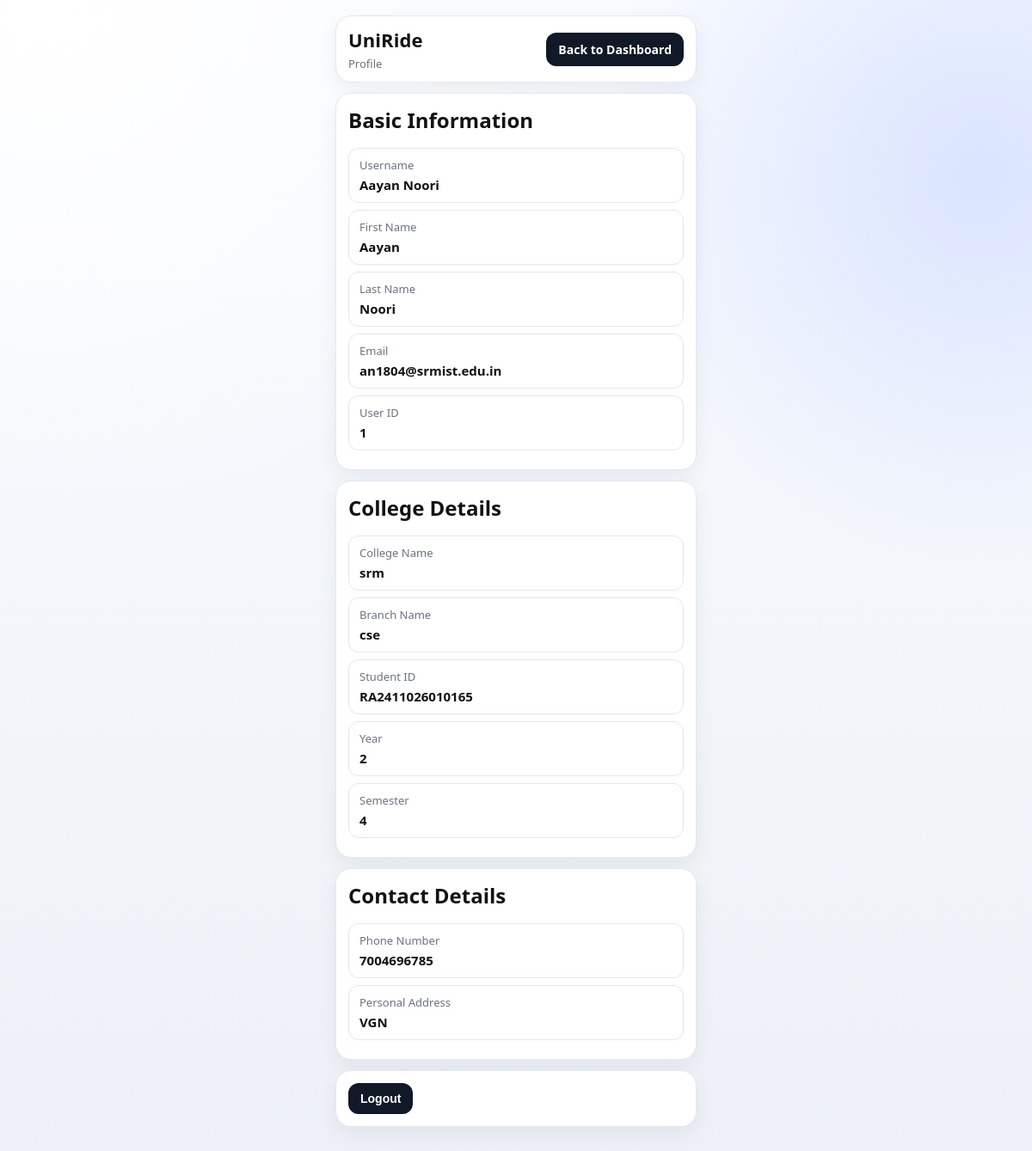
/profile/ (signed in), run on the app's committed database.
### home/models.py (models this page shows)
class Account(models.Model):
    user = models.OneToOneField(User, on_delete=models.CASCADE)
    college_name = models.CharField(max_length=150)
    branch_name = models.CharField(max_length=100)
    student_id = models.CharField(max_length=50)
    year = models.IntegerField(null=True)
    sem = models.IntegerField(null=True)
    phone_number = models.IntegerField(null=True)
    personal_address = models.CharField(max_length=255)
    class Meta:
        db_table = "home_account"

### home/views.py (the view)
# urls.py: path('profile/',profile,name='profile'),
@login_required
def profile(request):
    user_account = request.user.account
    context = {
        'user': request.user,
        'account': user_account
    }
    return render(request,'profile.html',context=context)

### home/templates/profile.html (shortened to what this page needs)
{% load static %}
<!DOCTYPE html>
<html lang="en">
<head>
    <link rel="stylesheet" href="{% static 'home/style.css' %}">
</head>
<body>
    <div class="topbar">
        <div>
            <div class="brand">UniRide</div>
            <div class="welcome">Profile</div>
        </div>
        <a href="{% url 'dashboard' %}" class="btn-link">Back to Dashboard</a>
    </div>
    <div class="profile-section">
        <h2>Basic Information</h2>
        <div class="profile-row"><div class="profile-key">Username</div><div class="profile-value">{{ user.username }}</div></div>
        <div class="profile-row"><div class="profile-key">First Name</div><div class="profile-value">{{ user.first_name }}</div></div>
        <div class="profile-row"><div class="profile-key">Last Name</div><div class="profile-value">{{ user.last_name }}</div></div>
        <div class="profile-row"><div class="profile-key">Email</div><div class="profile-value">{{ user.email }}</div></div>
        <div class="profile-row"><div class="profile-key">User ID</div><div class="profile-value">{{ user.id }}</div></div>
    </div>
    <div class="profile-section">
        <h2>College Details</h2>
        <div class="profile-row"><div class="profile-key">College Name</div><div class="profile-value">{{ account.college_name }}</div></div>
        <div class="profile-row"><div class="profile-key">Branch Name</div><div class="profile-value">{{ account.branch_name }}</div></div>
        <div class="profile-row"><div class="profile-key">Student ID</div><div class="profile-value">{{ account.student_id }}</div></div>
        <div class="profile-row"><div class="profile-key">Year</div><div class="profile-value">{{ account.year }}</div></div>
        <div class="profile-row"><div class="profile-key">Semester</div><div class="profile-value">{{ account.sem }}</div></div>
    </div>
    <div class="profile-section">
        <h2>Contact Details</h2>
        <div class="profile-row"><div class="profile-key">Phone Number</div><div class="profile-value">{{ account.phone_number }}</div></div>
        <div class="profile-row"><div class="profile-key">Personal Address</div><div class="profile-value">{{ account.personal_address }}</div></div>
    </div>
    <form method="post" action="{% url 'logout' %}" class="profile-section">
        <button type="submit">Logout</button>
    </form>
</body>
</html>

### home/static/home/style.css (style rules this page uses)
:root { --bg: #edf1f7; --surface: #ffffff; --text: #121212; --muted: #6b7280; --line: #e2e8f0; --brand: #111827; --accent: #ffd24c; --phone-width: 420px; }
* { box-sizing: border-box; }
body { margin: 0; min-height: 100vh; padding: 18px 12px 30px; font-family: "Segoe UI", Tahoma, sans-serif; background: radial-gradient(circle at 5% 0%, #ffffff 0%, transparent 36%), radial-gradient(circle at 95% 15%, #d9e4ff 0%, transparent 28%), linear-gradient(180deg, #f9fbff 0%, var(--bg) 100%); color: var(--text); display: flex; flex-direction: column; align-items: center; }
h1, h2, h3 { margin: 0 0 12px; }
h1, h2 { margin: 0 0 16px; }
form { width: 100%; background: var(--surface); border: 1px solid var(--line); border-radius: 18px; padding: 16px; margin: 14px 0 18px; box-shadow: 0 8px 24px rgba(16, 24, 40, 0.06); }
.topbar { width: min(var(--phone-width), 100%); margin: 0 0 12px; background: var(--surface); border: 1px solid var(--line); border-radius: 18px; padding: 12px 14px; display: flex; justify-content: space-between; align-items: center; gap: 12px; box-shadow: 0 8px 24px rgba(16, 24, 40, 0.06); }
.brand { font-size: 22px; font-weight: 800; letter-spacing: 0.1px; }
.welcome { color: var(--muted); font-size: 13px; margin-top: 4px; }
.profile-section { width: min(var(--phone-width), 100%); margin: 0 0 12px; background: var(--surface); border: 1px solid var(--line); border-radius: 18px; padding: 14px; box-shadow: 0 8px 24px rgba(16, 24, 40, 0.06); }
.profile-row { border: 1px solid var(--line); border-radius: 12px; background: #fff; padding: 10px 12px; margin-bottom: 8px; }
.profile-key { color: var(--muted); font-size: 13px; margin-bottom: 4px; }
.profile-value { font-size: 15px; font-weight: 600; }
button { border: 0; border-radius: 12px; padding: 10px 14px; font-size: 14px; font-weight: 600; cursor: pointer; background: var(--brand); color: #fff; }
.btn-link { display: inline-block; border: 0; border-radius: 12px; padding: 10px 14px; font-size: 14px; font-weight: 600; cursor: pointer; background: var(--brand); color: #fff; text-decoration: none; }
a { color: #111827; text-decoration: none; }

### data on the page
Account: college_name "srm", branch_name "cse", student_id "RA2411026010165", year "2", sem "4", phone_number "7004696785", personal_address "VGN"

### other printed values
{{ user.username }} "Aayan Noori"
{{ user.first_name }} "Aayan"
{{ user.last_name }} "Noori"
{{ user.email }} "an1804@srmist.edu.in"
{{ user.id }} "1"
